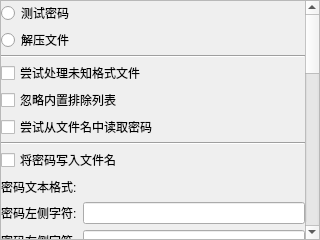
<?xml version="1.0" encoding="UTF-8"?>
<ui version="4.0">
 <class>Form</class>
 <widget class="QWidget" name="Form">
  <property name="geometry">
   <rect>
    <x>0</x>
    <y>0</y>
    <width>320</width>
    <height>240</height>
   </rect>
  </property>
  <property name="windowTitle">
   <string>Form</string>
  </property>
  <layout class="QVBoxLayout" name="verticalLayout_2">
   <property name="spacing">
    <number>0</number>
   </property>
   <property name="leftMargin">
    <number>0</number>
   </property>
   <property name="topMargin">
    <number>0</number>
   </property>
   <property name="rightMargin">
    <number>0</number>
   </property>
   <property name="bottomMargin">
    <number>0</number>
   </property>
   <item>
    <widget class="QScrollArea" name="scrollArea">
     <property name="widgetResizable">
      <bool>true</bool>
     </property>
     <widget class="QWidget" name="scrollAreaWidgetContents">
      <property name="geometry">
       <rect>
        <x>0</x>
        <y>-445</y>
        <width>301</width>
        <height>683</height>
       </rect>
      </property>
      <layout class="QVBoxLayout" name="verticalLayout">
       <property name="spacing">
        <number>3</number>
       </property>
       <property name="leftMargin">
        <number>0</number>
       </property>
       <property name="topMargin">
        <number>0</number>
       </property>
       <property name="rightMargin">
        <number>0</number>
       </property>
       <property name="bottomMargin">
        <number>0</number>
       </property>
       <item>
        <widget class="QRadioButton" name="radioButton_mode1_test">
         <property name="toolTip">
          <string>逐个测试密码本中的密码，直到检索到正确的密码</string>
         </property>
         <property name="text">
          <string>测试密码</string>
         </property>
         <attribute name="buttonGroup">
          <string notr="true">buttonGroup</string>
         </attribute>
        </widget>
       </item>
       <item>
        <widget class="QRadioButton" name="radioButton_mode1_extract">
         <property name="toolTip">
          <string>测试密码并解压到本地</string>
         </property>
         <property name="text">
          <string>解压文件</string>
         </property>
         <attribute name="buttonGroup">
          <string notr="true">buttonGroup</string>
         </attribute>
        </widget>
       </item>
       <item>
        <widget class="Line" name="line">
         <property name="orientation">
          <enum>Qt::Orientation::Horizontal</enum>
         </property>
        </widget>
       </item>
       <item>
        <widget class="QCheckBox" name="checkBox_try_unknown_filetype">
         <property name="toolTip">
          <string>&lt;html&gt;&lt;head/&gt;&lt;body&gt;&lt;p&gt;忽略文件类型，对所有类型的文件进行测试或解压&lt;/p&gt;&lt;p&gt;注意：&lt;/p&gt;&lt;p&gt;1. 启用该选项进行解压时，会导致 exe/doc/xls 等类型的文件被解压。&lt;/p&gt;&lt;p&gt;2. 判断文件类型的方法为读取文件头，可能存在部分文件类型被误判/无法判断的情况。&lt;/p&gt;&lt;p&gt;3. 对于伪装为媒体格式的压缩文件，可以启用该选项进行尝试（部分文件可以正常进行测试/解压）。&lt;/p&gt;&lt;/body&gt;&lt;/html&gt;</string>
         </property>
         <property name="text">
          <string>尝试处理未知格式文件</string>
         </property>
        </widget>
       </item>
       <item>
        <widget class="QCheckBox" name="checkBox_ignore_exclude_list">
         <property name="toolTip">
          <string>&lt;html&gt;&lt;head/&gt;&lt;body&gt;&lt;p&gt;勾选后，即使文件扩展名位于内置排除列表中（Office 文档/游戏存档/应用包/电子书等），也会尝试解压。&lt;/p&gt;&lt;p&gt;未勾选（默认）：排除列表内的文件不会被当作压缩包处理，可避免文档/存档被误解压。&lt;/p&gt;&lt;/body&gt;&lt;/html&gt;</string>
         </property>
         <property name="text">
          <string>忽略内置排除列表</string>
         </property>
        </widget>
       </item>
       <item>
        <widget class="QCheckBox" name="checkBox_read_password_from_filename">
         <property name="toolTip">
          <string>&lt;html&gt;&lt;head/&gt;&lt;body&gt;&lt;p&gt;从文件名中读取可能存在的密码。&lt;/p&gt;&lt;p&gt;支持的格式（以xxx指代密码）：&lt;/p&gt;&lt;p&gt;1. 以空格为间隔的两端字符：xxx 文件名/文件名 xxx&lt;/p&gt;&lt;p&gt;2. 以#开头，空格结尾的字符：#xxx 文件名&lt;/p&gt;&lt;p&gt;3. 以@开头，空格结尾的字符：@xxx 文件名&lt;/p&gt;&lt;p&gt;4. 在【】、[]、()中的字符：【xxx】文件名&lt;/p&gt;&lt;p&gt;5. 以&amp;quot;密码&amp;quot;、&amp;quot;解压码&amp;quot;、&amp;quot;解压密码&amp;quot;、&amp;quot;pw&amp;quot;、&amp;quot;PW&amp;quot;以及上述字符后带&amp;quot;:&amp;quot;、&amp;quot;：&amp;quot;开头，空格结尾的字符：密码xxx 文件名/解压密码:xxx 文件名&lt;/p&gt;&lt;/body&gt;&lt;/html&gt;</string>
         </property>
         <property name="text">
          <string>尝试从文件名中读取密码</string>
         </property>
        </widget>
       </item>
       <item>
        <widget class="Line" name="line_4">
         <property name="orientation">
          <enum>Qt::Orientation::Horizontal</enum>
         </property>
        </widget>
       </item>
       <item>
        <widget class="QWidget" name="widget_test" native="true">
         <layout class="QVBoxLayout" name="verticalLayout_3">
          <property name="leftMargin">
           <number>0</number>
          </property>
          <property name="topMargin">
           <number>0</number>
          </property>
          <property name="rightMargin">
           <number>0</number>
          </property>
          <property name="bottomMargin">
           <number>0</number>
          </property>
          <item>
           <widget class="QCheckBox" name="checkBox_write_filename">
            <property name="toolTip">
             <string>如果检索到正确的密码，则将改密码写入文件名中</string>
            </property>
            <property name="text">
             <string>将密码写入文件名</string>
            </property>
           </widget>
          </item>
          <item>
           <widget class="QLabel" name="label_4">
            <property name="text">
             <string>密码文本格式:</string>
            </property>
           </widget>
          </item>
          <item>
           <layout class="QHBoxLayout" name="horizontalLayout_4">
            <item>
             <widget class="QLabel" name="label_2">
              <property name="text">
               <string>密码左侧字符:</string>
              </property>
             </widget>
            </item>
            <item>
             <widget class="QLineEdit" name="lineEdit_left_word">
              <property name="toolTip">
               <string>写入文件名时添加在左侧的字符</string>
              </property>
             </widget>
            </item>
           </layout>
          </item>
          <item>
           <layout class="QHBoxLayout" name="horizontalLayout_5">
            <item>
             <widget class="QLabel" name="label_3">
              <property name="text">
               <string>密码右侧字符:</string>
              </property>
             </widget>
            </item>
            <item>
             <widget class="QLineEdit" name="lineEdit_right_word">
              <property name="toolTip">
               <string>写入文件名时添加在右侧的字符</string>
              </property>
             </widget>
            </item>
           </layout>
          </item>
          <item>
           <layout class="QHBoxLayout" name="horizontalLayout_6">
            <item>
             <widget class="QLabel" name="label_5">
              <property name="text">
               <string>密码位置:</string>
              </property>
             </widget>
            </item>
            <item>
             <widget class="QComboBox" name="comboBox_pw_position">
              <property name="toolTip">
               <string>写入的位置，写入在最左端或者最右端</string>
              </property>
              <item>
               <property name="text">
                <string>最左端</string>
               </property>
              </item>
              <item>
               <property name="text">
                <string>最右端</string>
               </property>
              </item>
             </widget>
            </item>
           </layout>
          </item>
          <item>
           <layout class="QVBoxLayout" name="verticalLayout_5">
            <item>
             <widget class="QLabel" name="label_6">
              <property name="text">
               <string>文件名预览:</string>
              </property>
             </widget>
            </item>
            <item>
             <widget class="QLabel" name="label_preview_filename">
              <property name="text">
               <string>文件名示例</string>
              </property>
             </widget>
            </item>
           </layout>
          </item>
         </layout>
        </widget>
       </item>
       <item>
        <widget class="QWidget" name="widget_extract" native="true">
         <layout class="QVBoxLayout" name="verticalLayout_4">
          <property name="spacing">
           <number>3</number>
          </property>
          <property name="leftMargin">
           <number>0</number>
          </property>
          <property name="topMargin">
           <number>0</number>
          </property>
          <property name="rightMargin">
           <number>0</number>
          </property>
          <property name="bottomMargin">
           <number>0</number>
          </property>
          <item>
           <widget class="QRadioButton" name="radioButton_mode2_smart_extract">
            <property name="toolTip">
             <string>&lt;html&gt;&lt;head/&gt;&lt;body&gt;&lt;p&gt;自动判断文件层级结构进行解压，类似于Bandizip。&lt;/p&gt;&lt;p&gt;如果仅存在单个文件/文件夹，则直接解压，如果存在多个文件且无上级文件夹，则自动创建文件夹并解压到该文件夹下。&lt;/p&gt;&lt;/body&gt;&lt;/html&gt;</string>
            </property>
            <property name="text">
             <string>智能解压</string>
            </property>
           </widget>
          </item>
          <item>
           <widget class="QRadioButton" name="radioButton_mode2_direct_extract">
            <property name="toolTip">
             <string>不对文件层级结构进行检查，不进行处理直接解压</string>
            </property>
            <property name="text">
             <string>直接解压</string>
            </property>
           </widget>
          </item>
          <item>
           <widget class="QRadioButton" name="radioButton_mode2_extract_same_folder">
            <property name="toolTip">
             <string>解压到以压缩文件名命名的文件夹中</string>
            </property>
            <property name="text">
             <string>解压到同名目录</string>
            </property>
           </widget>
          </item>
          <item>
           <widget class="Line" name="line_5">
            <property name="orientation">
             <enum>Qt::Orientation::Horizontal</enum>
            </property>
           </widget>
          </item>
          <item>
           <widget class="QCheckBox" name="checkBox_delete_origin">
            <property name="toolTip">
             <string>成功解压后删除源文件</string>
            </property>
            <property name="text">
             <string>解压后删除原文件</string>
            </property>
           </widget>
          </item>
          <item>
           <widget class="QCheckBox" name="checkBox_recursive_extract">
            <property name="toolTip">
             <string>&lt;html&gt;&lt;head/&gt;&lt;body&gt;&lt;p&gt;解压嵌套的压缩文件，直到解压结果中不存在压缩文件。&lt;/p&gt;&lt;p&gt;实现方法：对解压的结果进行再一次的解压。&lt;/p&gt;&lt;/body&gt;&lt;/html&gt;</string>
            </property>
            <property name="text">
             <string>递归解压嵌套压缩包</string>
            </property>
           </widget>
          </item>
          <item>
           <layout class="QHBoxLayout" name="horizontalLayout">
            <item>
             <widget class="QLabel" name="label">
              <property name="text">
               <string>覆盖模式</string>
              </property>
             </widget>
            </item>
            <item>
             <widget class="QComboBox" name="comboBox_cover_file">
              <property name="focusPolicy">
               <enum>Qt::FocusPolicy::WheelFocus</enum>
              </property>
              <property name="contextMenuPolicy">
               <enum>Qt::ContextMenuPolicy::DefaultContextMenu</enum>
              </property>
              <property name="toolTip">
               <string>解压文件存在冲突时的处理方法</string>
              </property>
              <property name="duplicatesEnabled">
               <bool>false</bool>
              </property>
              <item>
               <property name="text">
                <string>覆盖重复文件</string>
               </property>
              </item>
              <item>
               <property name="text">
                <string>跳过重复文件</string>
               </property>
              </item>
              <item>
               <property name="text">
                <string>重命名新文件</string>
               </property>
              </item>
              <item>
               <property name="text">
                <string>重命名旧文件</string>
               </property>
              </item>
             </widget>
            </item>
           </layout>
          </item>
          <item>
           <layout class="QHBoxLayout" name="horizontalLayout_2">
            <item>
             <widget class="QCheckBox" name="checkBox_break_folder">
              <property name="text">
               <string>解散文件夹</string>
              </property>
             </widget>
            </item>
            <item>
             <widget class="QComboBox" name="comboBox_break_folder">
              <property name="focusPolicy">
               <enum>Qt::FocusPolicy::WheelFocus</enum>
              </property>
              <property name="toolTip">
               <string>&lt;html&gt;&lt;head/&gt;&lt;body&gt;&lt;p&gt;处理多层级的文件夹结构，用于清理空文件夹。&lt;/p&gt;&lt;p&gt;移动到顶层目录：移动最底层的首个非空文件夹下的文件到顶层目录之下（保持文件层级结构，并删除空的该底层文件夹）。&lt;/p&gt;&lt;p&gt;移动底层文件夹：移动最底层的首个非空文件夹到顶层目录之外（并删除空的顶层目录）。&lt;/p&gt;&lt;p&gt;仅移动文件：移动所有文件到顶层目录之下（并删除空的子文件夹）。&lt;/p&gt;&lt;/body&gt;&lt;/html&gt;</string>
              </property>
              <item>
               <property name="text">
                <string>移动到顶层目录</string>
               </property>
              </item>
              <item>
               <property name="text">
                <string>移动底层文件夹</string>
               </property>
              </item>
              <item>
               <property name="text">
                <string>仅移动文件</string>
               </property>
              </item>
             </widget>
            </item>
           </layout>
          </item>
          <item>
           <widget class="QCheckBox" name="checkBox_extract_output_folder">
            <property name="toolTip">
             <string>解压到该指定的文件夹，而不是源文件的同级文件夹中</string>
            </property>
            <property name="text">
             <string>解压至指定目录</string>
            </property>
           </widget>
          </item>
          <item>
           <layout class="QHBoxLayout" name="horizontalLayout_3">
            <item>
             <widget class="QLineEdit" name="lineEdit_extract_output_folder"/>
            </item>
            <item>
             <widget class="QToolButton" name="toolButton_choose">
              <property name="text">
               <string>c</string>
              </property>
             </widget>
            </item>
            <item>
             <widget class="QToolButton" name="toolButton_open">
              <property name="text">
               <string>o</string>
              </property>
             </widget>
            </item>
           </layout>
          </item>
          <item>
           <widget class="QCheckBox" name="checkBox_extract_filter">
            <property name="toolTip">
             <string>解压时过滤符合条件的文件（不解压该部分文件）</string>
            </property>
            <property name="text">
             <string>文件过滤规则</string>
            </property>
           </widget>
          </item>
          <item>
           <widget class="QPlainTextEdit" name="plainTextEdit_extract_filter_rule">
            <property name="toolTip">
             <string>&lt;html&gt;&lt;head/&gt;&lt;body&gt;&lt;p&gt;解压时过滤掉符合规则的文件，通配符为*，如无特殊需求建议不使用该功能。&lt;/p&gt;&lt;p&gt;示例：&lt;/p&gt;&lt;p&gt;1. 过滤指定文件名：广告.*&lt;/p&gt;&lt;p&gt;2. 过滤部分文件名：*汉化组*.*&lt;/p&gt;&lt;p&gt;3. 过滤指定文件扩展名：*.html&lt;/p&gt;&lt;p&gt;3. 过滤不稳文件扩展：*.*xls*&lt;/p&gt;&lt;/body&gt;&lt;/html&gt;</string>
            </property>
           </widget>
          </item>
         </layout>
        </widget>
       </item>
       <item>
        <widget class="Line" name="line_2">
         <property name="orientation">
          <enum>Qt::Orientation::Horizontal</enum>
         </property>
        </widget>
       </item>
       <item>
        <widget class="QLabel" name="label_7">
         <property name="text">
          <string>自定义7Zip路径</string>
         </property>
        </widget>
       </item>
       <item>
        <layout class="QHBoxLayout" name="horizontalLayout_7">
         <item>
          <widget class="QLineEdit" name="lineEdit_7zip_path"/>
         </item>
         <item>
          <widget class="QToolButton" name="toolButton_choose_7zip_path">
           <property name="text">
            <string>c</string>
           </property>
          </widget>
         </item>
        </layout>
       </item>
       <item>
        <layout class="QHBoxLayout" name="horizontalLayout_kernel">
         <item>
          <widget class="QLabel" name="label_kernel">
           <property name="text">
            <string>解压内核</string>
           </property>
          </widget>
         </item>
         <item>
          <widget class="QComboBox" name="comboBox_kernel">
           <property name="focusPolicy">
            <enum>Qt::FocusPolicy::WheelFocus</enum>
           </property>
           <property name="contextMenuPolicy">
            <enum>Qt::ContextMenuPolicy::DefaultContextMenu</enum>
           </property>
           <property name="toolTip">
            <string>&lt;html&gt;&lt;head/&gt;&lt;body&gt;&lt;p&gt;解压时使用的内核。&lt;/p&gt;&lt;p&gt;7-Zip：使用程序自带的7zip（默认）。&lt;/p&gt;&lt;p&gt;WinRAR：使用系统中安装的WinRAR，需要指定WinRAR路径（不支持含双引号的密码）。&lt;/p&gt;&lt;/body&gt;&lt;/html&gt;</string>
           </property>
           <property name="duplicatesEnabled">
            <bool>false</bool>
           </property>
           <item>
            <property name="text">
             <string>7-Zip</string>
            </property>
           </item>
           <item>
            <property name="text">
             <string>WinRAR</string>
            </property>
           </item>
          </widget>
         </item>
        </layout>
       </item>
       <item>
        <widget class="QLabel" name="label_winrar_path">
         <property name="text">
          <string>WinRAR路径</string>
         </property>
        </widget>
       </item>
       <item>
        <layout class="QHBoxLayout" name="horizontalLayout_winrar">
         <item>
          <widget class="QLineEdit" name="lineEdit_winrar_path">
           <property name="toolTip">
            <string>未设置时使用默认路径 C:/Program Files/WinRAR/WinRAR.exe</string>
           </property>
          </widget>
         </item>
         <item>
          <widget class="QToolButton" name="toolButton_choose_winrar_path">
           <property name="text">
            <string>c</string>
           </property>
          </widget>
         </item>
        </layout>
       </item>
       <item>
        <widget class="Line" name="line_3">
         <property name="orientation">
          <enum>Qt::Orientation::Horizontal</enum>
         </property>
        </widget>
       </item>
       <item>
        <widget class="QCheckBox" name="checkBox_top_window">
         <property name="toolTip">
          <string>保持窗口在前台</string>
         </property>
         <property name="text">
          <string>置顶程序窗口</string>
         </property>
        </widget>
       </item>
       <item>
        <widget class="QCheckBox" name="checkBox_lock_size">
         <property name="toolTip">
          <string>锁定窗口尺寸，禁止修改</string>
         </property>
         <property name="text">
          <string>锁定窗口大小</string>
         </property>
        </widget>
       </item>
      </layout>
     </widget>
    </widget>
   </item>
  </layout>
 </widget>
 <resources/>
 <connections/>
 <buttongroups>
  <buttongroup name="buttonGroup"/>
 </buttongroups>
</ui>
